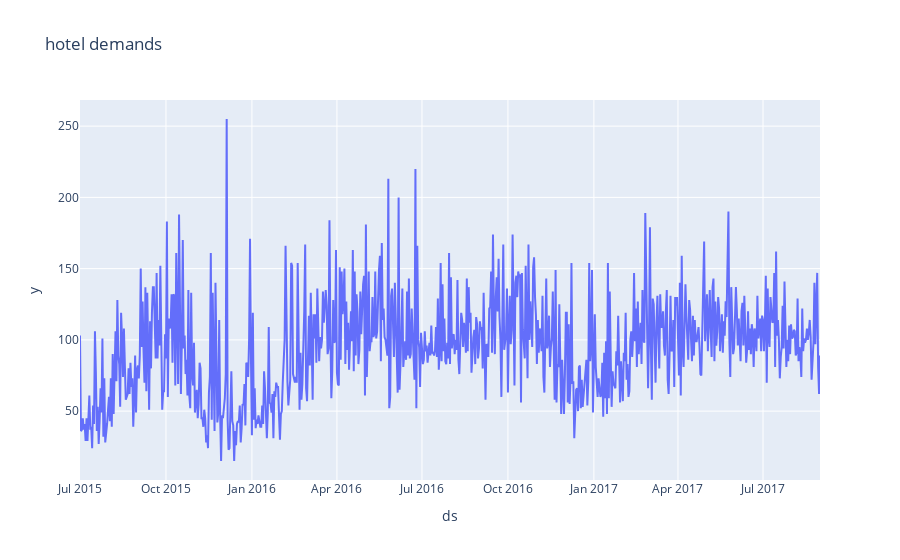

Notebook code for this chart:
### Code cell
import plotly.express as px

fig = px.line(t_df, x="ds", y="y", title='hotel demands')
fig.show()

### Figure 1 — Plotly figure (JSON) as saved in the notebook; plotly's stock layout.template omitted (floating-point values rounded to 4 significant figures; data arrays with more than 128 entries replaced by an {"elided": "..."} marker saying what was removed)
{"data": [{"hovertemplate": "ds=%{x}<br>y=%{y}<extra></extra>", "legendgroup": "", "line": {"color": "#636efa", "dash": "solid"}, "marker": {"symbol": "circle"}, "mode": "lines", "name": "", "orientation": "v", "showlegend": false, "type": "scatter", "x": {"elided": "793 str values"}, "xaxis": "x", "y": {"elided": "793 int values"}, "yaxis": "y"}], "layout": {"legend": {"tracegroupgap": 0}, "title": {"text": "hotel demands"}, "xaxis": {"anchor": "y", "domain": [0, 1], "title": {"text": "ds"}}, "yaxis": {"anchor": "x", "domain": [0, 1], "title": {"text": "y"}}}}
